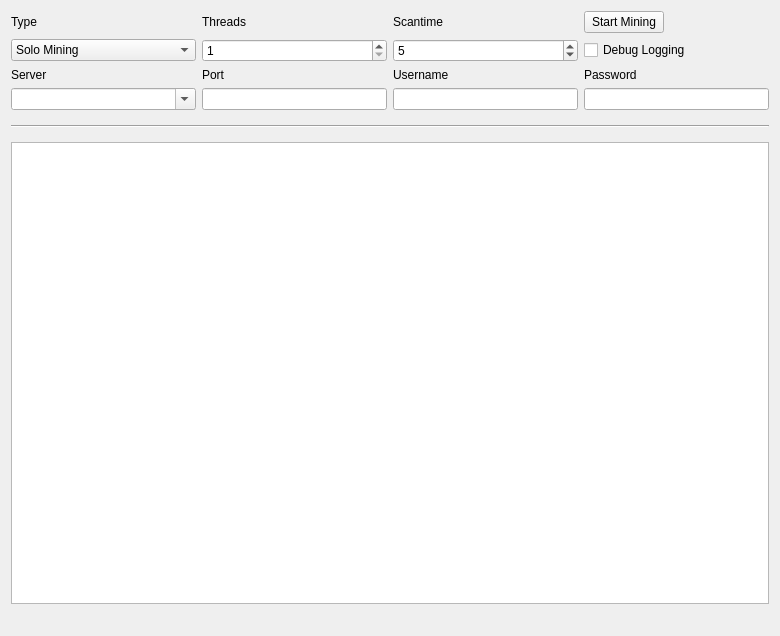
<?xml version="1.0" encoding="UTF-8"?>
<ui version="4.0">
 <class>MiningPage</class>
 <widget class="QWidget" name="MiningPage">
  <property name="geometry">
   <rect>
    <x>0</x>
    <y>0</y>
    <width>780</width>
    <height>636</height>
   </rect>
  </property>
  <property name="windowTitle">
   <string>Mining</string>
  </property>
  <layout class="QGridLayout" name="gridLayout">
   <property name="sizeConstraint">
    <enum>QLayout::SetMaximumSize</enum>
   </property>
   <item row="8" column="2">
    <widget class="QLineEdit" name="portLine">
     <property name="enabled">
      <bool>true</bool>
     </property>
     <property name="text">
      <string></string>
     </property>
     <property name="value" stdset="0">
      <number>8337</number>
     </property>
    </widget>
   </item>
   <item row="4" column="3">
    <widget class="QSpinBox" name="scantimeBox">
     <property name="enabled">
      <bool>true</bool>
     </property>
     <property name="minimum">
      <number>1</number>
     </property>
     <property name="maximum">
      <number>20</number>
     </property>
     <property name="value">
      <number>5</number>
     </property>
    </widget>
   </item>
   <item row="4" column="4">
    <widget class="QCheckBox" name="debugCheckBox">
     <property name="text">
      <string>Debug Logging</string>
     </property>
    </widget>
   </item>
   <item row="3" column="3">
    <widget class="QLabel" name="scantimeLabel">
     <property name="enabled">
      <bool>true</bool>
     </property>
     <property name="layoutDirection">
      <enum>Qt::LeftToRight</enum>
     </property>
     <property name="text">
      <string>Scantime</string>
     </property>
    </widget>
   </item>
   <item row="16" column="1" colspan="2">
    <widget class="QLabel" name="shareCount">
     <property name="font">
      <font>
       <pointsize>10</pointsize>
       <weight>75</weight>
       <bold>true</bold>
      </font>
     </property>
     <property name="text">
      <string/>
     </property>
    </widget>
   </item>
   <item row="16" column="3" colspan="2">
    <widget class="QLabel" name="mineSpeedLabel">
     <property name="sizePolicy">
      <sizepolicy hsizetype="Preferred" vsizetype="Preferred">
       <horstretch>0</horstretch>
       <verstretch>0</verstretch>
      </sizepolicy>
     </property>
     <property name="font">
      <font>
       <pointsize>10</pointsize>
       <weight>75</weight>
       <bold>true</bold>
      </font>
     </property>
     <property name="text">
      <string/>
     </property>
     <property name="alignment">
      <set>Qt::AlignRight|Qt::AlignTrailing|Qt::AlignVCenter</set>
     </property>
    </widget>
   </item>
   <item row="10" column="1" colspan="4">
    <widget class="Line" name="line">
     <property name="sizePolicy">
      <sizepolicy hsizetype="Minimum" vsizetype="Fixed">
       <horstretch>0</horstretch>
       <verstretch>0</verstretch>
      </sizepolicy>
     </property>
     <property name="minimumSize">
      <size>
       <width>0</width>
       <height>20</height>
      </size>
     </property>
     <property name="orientation">
      <enum>Qt::Horizontal</enum>
     </property>
    </widget>
   </item>
   <item row="8" column="1">
    <widget class="QComboBox" name="serverLine">
     <property name="sizePolicy">
      <sizepolicy hsizetype="Expanding" vsizetype="Fixed">
       <horstretch>0</horstretch>
       <verstretch>0</verstretch>
      </sizepolicy>
     </property>
     <property name="autoFillBackground">
      <bool>true</bool>
     </property>
     <property name="editable">
      <bool>true</bool>
     </property>
     <property name="currentText">
      <string notr="true"/>
     </property>
     <item>
      <property name="text">
       <string></string>
      </property>
     </item>
    </widget>
   </item>
   <item row="8" column="3">
    <widget class="QLineEdit" name="usernameLine">
     <property name="enabled">
      <bool>true</bool>
     </property>
     <property name="text">
      <string/>
     </property>
    </widget>
   </item>
   <item row="15" column="1" colspan="4">
    <widget class="QListWidget" name="list">
     <property name="autoScrollMargin">
      <number>100000</number>
     </property>
     <property name="dragDropMode">
      <enum>QAbstractItemView::DragOnly</enum>
     </property>
     <property name="selectionMode">
      <enum>QAbstractItemView::NoSelection</enum>
     </property>
     <property name="movement">
      <enum>QListView::Snap</enum>
     </property>
     <property name="batchSize">
      <number>10</number>
     </property>
    </widget>
   </item>
   <item row="3" column="2">
    <widget class="QLabel" name="threadsLabel">
     <property name="enabled">
      <bool>true</bool>
     </property>
     <property name="text">
      <string>Threads</string>
     </property>
    </widget>
   </item>
   <item row="3" column="1">
    <widget class="QLabel" name="typeLabel">
     <property name="text">
      <string>Type</string>
     </property>
    </widget>
   </item>
   <item row="6" column="4">
    <widget class="QLabel" name="passwordLabel">
     <property name="enabled">
      <bool>true</bool>
     </property>
     <property name="text">
      <string>Password</string>
     </property>
    </widget>
   </item>
   <item row="6" column="2">
    <widget class="QLabel" name="portLabel">
     <property name="enabled">
      <bool>true</bool>
     </property>
     <property name="text">
      <string>Port</string>
     </property>
    </widget>
   </item>
   <item row="4" column="2">
    <widget class="QSpinBox" name="threadsBox">
     <property name="enabled">
      <bool>true</bool>
     </property>
     <property name="minimum">
      <number>1</number>
     </property>
     <property name="value">
      <number>1</number>
     </property>
    </widget>
   </item>
   <item row="3" column="4">
    <widget class="QPushButton" name="startButton">
     <property name="sizePolicy">
      <sizepolicy hsizetype="Fixed" vsizetype="Fixed">
       <horstretch>0</horstretch>
       <verstretch>0</verstretch>
      </sizepolicy>
     </property>
     <property name="text">
      <string>Start Mining</string>
     </property>
    </widget>
   </item>
   <item row="6" column="1">
    <widget class="QLabel" name="serverLabel">
     <property name="enabled">
      <bool>true</bool>
     </property>
     <property name="text">
      <string>Server</string>
     </property>
    </widget>
   </item>
   <item row="6" column="3">
    <widget class="QLabel" name="usernameLabel">
     <property name="enabled">
      <bool>true</bool>
     </property>
     <property name="text">
      <string>Username</string>
     </property>
    </widget>
   </item>
   <item row="4" column="1">
    <widget class="QComboBox" name="typeBox">
     <property name="editable">
      <bool>false</bool>
     </property>
     <property name="currentIndex">
      <number>0</number>
     </property>
     <item>
      <property name="text">
       <string>Solo Mining</string>
      </property>
     </item>
     <item>
      <property name="text">
       <string>Pool Mining</string>
      </property>
     </item>
    </widget>
   </item>
   <item row="8" column="4">
    <widget class="QLineEdit" name="passwordLine">
     <property name="enabled">
      <bool>true</bool>
     </property>
    </widget>
   </item>
  </layout>
 </widget>
 <layoutdefault spacing="6" margin="11"/>
 <tabstops>
  <tabstop>startButton</tabstop>
  <tabstop>typeBox</tabstop>
  <tabstop>threadsBox</tabstop>
  <tabstop>scantimeBox</tabstop>
  <tabstop>portLine</tabstop>
  <tabstop>usernameLine</tabstop>
  <tabstop>passwordLine</tabstop>
  <tabstop>debugCheckBox</tabstop>
  <tabstop>list</tabstop>
 </tabstops>
 <resources/>
 <connections/>
</ui>
